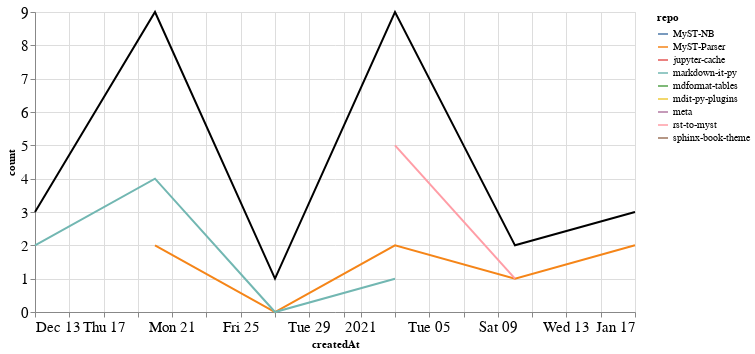

Here is the notebook cell this chart was saved with:
### Markdown cell above
### PRs

### Code cell
prs_time = prs.groupby('repo').resample('W', on='createdAt').count()['author'].reset_index()
prs_time = prs_time.rename(columns={'author': 'count'})
prs_time_total = prs_time.groupby('createdAt').agg({"count": "sum"}).reset_index()

ch1 = alt.Chart(prs_time, width=600).mark_line().encode(
    x='createdAt',
    y='count',
    color='repo',
    tooltip="repo"
)

ch2 = alt.Chart(prs_time_total, width=600).mark_line(color="black").encode(
    x='createdAt',
    y='count',
)

ch1 + ch2

### Figure 1 — Vega-Lite specification as saved in the notebook (floating-point values rounded to 4 significant figures)
{"config": {"axisLeft": {"labelFontSize": 15}, "axisBottom": {"labelFontSize": 15}}, "layer": [{"data": {"name": "data-d19169e2b11b68e91ee507ea0031dab0"}, "mark": "line", "encoding": {"color": {"type": "nominal", "field": "repo"}, "tooltip": {"type": "nominal", "field": "repo"}, "x": {"type": "temporal", "field": "createdAt"}, "y": {"type": "quantitative", "field": "count"}}, "width": 600}, {"data": {"name": "data-3d9edf10adffe8cba0e78e6ad059ac88"}, "mark": {"type": "line", "color": "black"}, "encoding": {"x": {"type": "temporal", "field": "createdAt"}, "y": {"type": "quantitative", "field": "count"}}, "width": 600}], "$schema": "https://vega.github.io/schema/vega-lite/v4.8.1.json", "datasets": {"data-d19169e2b11b68e91ee507ea0031dab0": [{"repo": "MyST-NB", "createdAt": "2020-12-20T00:00:00", "count": 1}, {"repo": "MyST-Parser", "createdAt": "2020-12-20T00:00:00", "count": 2}, {"repo": "MyST-Parser", "createdAt": "2020-12-27T00:00:00", "count": 0}, {"repo": "MyST-Parser", "createdAt": "2021-01-03T00:00:00", "count": 2}, {"repo": "MyST-Parser", "createdAt": "2021-01-10T00:00:00", "count": 1}, {"repo": "MyST-Parser", "createdAt": "2021-01-17T00:00:00", "count": 2}, {"repo": "jupyter-cache", "createdAt": "2021-01-17T00:00:00", "count": 1}, {"repo": "markdown-it-py", "createdAt": "2020-12-13T00:00:00", "count": 2}, {"repo": "markdown-it-py", "createdAt": "2020-12-20T00:00:00", "count": 4}, {"repo": "markdown-it-py", "createdAt": "2020-12-27T00:00:00", "count": 0}, {"repo": "markdown-it-py", "createdAt": "2021-01-03T00:00:00", "count": 1}, {"repo": "mdformat-tables", "createdAt": "2020-12-13T00:00:00", "count": 1}, {"repo": "mdit-py-plugins", "createdAt": "2020-12-20T00:00:00", "count": 2}, {"repo": "meta", "createdAt": "2020-12-27T00:00:00", "count": 1}, {"repo": "rst-to-myst", "createdAt": "2021-01-03T00:00:00", "count": 5}, {"repo": "rst-to-myst", "createdAt": "2021-01-10T00:00:00", "count": 1}, {"repo": "sphinx-book-theme", "createdAt": "2021-01-03T00:00:00", "count": 1}], "data-3d9edf10adffe8cba0e78e6ad059ac88": [{"createdAt": "2020-12-13T00:00:00", "count": 3}, {"createdAt": "2020-12-20T00:00:00", "count": 9}, {"createdAt": "2020-12-27T00:00:00", "count": 1}, {"createdAt": "2021-01-03T00:00:00", "count": 9}, {"createdAt": "2021-01-10T00:00:00", "count": 2}, {"createdAt": "2021-01-17T00:00:00", "count": 3}]}}
